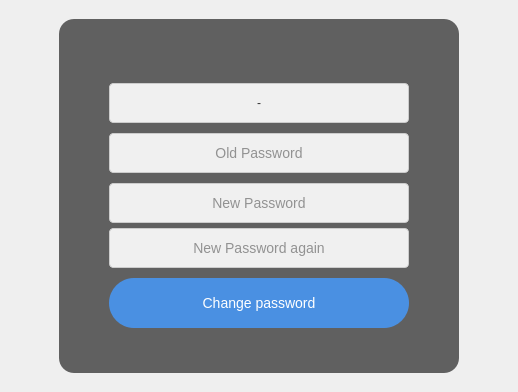
      <widget class="QWidget" name="tabChangepassword">
       <attribute name="icon">
        <iconset resource="lib_icon_InventoryManagement.qrc">
         <normaloff>:/icon/images/icon/changepassword_logo.png</normaloff>:/icon/images/icon/changepassword_logo.png</iconset>
       </attribute>
       <attribute name="title">
        <string>CHANGE PASSWORD</string>
       </attribute>
       <layout class="QVBoxLayout" name="verticalLayout_11" stretch="0">
        <property name="spacing">
         <number>5</number>
        </property>
        <property name="leftMargin">
         <number>5</number>
        </property>
        <property name="topMargin">
         <number>5</number>
        </property>
        <property name="rightMargin">
         <number>5</number>
        </property>
        <property name="bottomMargin">
         <number>5</number>
        </property>
        <item>
         <widget class="QWidget" name="horizontalWidget_Change" native="true">
          <layout class="QHBoxLayout" name="horizontalLayout_6">
           <property name="spacing">
            <number>5</number>
           </property>
           <property name="leftMargin">
            <number>5</number>
           </property>
           <property name="topMargin">
            <number>5</number>
           </property>
           <property name="rightMargin">
            <number>5</number>
           </property>
           <property name="bottomMargin">
            <number>5</number>
           </property>
           <item>
            <spacer name="horizontalSpacer_20">
             <property name="orientation">
              <enum>Qt::Horizontal</enum>
             </property>
             <property name="sizeHint" stdset="0">
              <size>
               <width>40</width>
               <height>20</height>
              </size>
             </property>
            </spacer>
           </item>
           <item>
            <widget class="QWidget" name="widgetk" native="true">
             <layout class="QVBoxLayout" name="verticalLayout_14">
              <item>
               <widget class="QWidget" name="widget_changepassword" native="true">
                <property name="sizePolicy">
                 <sizepolicy hsizetype="Fixed" vsizetype="Preferred">
                  <horstretch>0</horstretch>
                  <verstretch>0</verstretch>
                 </sizepolicy>
                </property>
                <property name="minimumSize">
                 <size>
                  <width>400</width>
                  <height>0</height>
                 </size>
                </property>
                <property name="maximumSize">
                 <size>
                  <width>600</width>
                  <height>500</height>
                 </size>
                </property>
                <property name="styleSheet">
                 <string notr="true">QWidget {
    background-color: rgba(0, 0, 0, 0.6); /* Màu nền đen mờ */
    border-radius: 15px; /* Bo góc mềm mại */
}
</string>
                </property>
                <layout class="QVBoxLayout" name="verticalLayout_15">
                 <property name="spacing">
                  <number>5</number>
                 </property>
                 <property name="leftMargin">
                  <number>5</number>
                 </property>
                 <property name="topMargin">
                  <number>5</number>
                 </property>
                 <property name="rightMargin">
                  <number>5</number>
                 </property>
                 <property name="bottomMargin">
                  <number>5</number>
                 </property>
                 <item>
                  <spacer name="verticalSpacer_12">
                   <property name="orientation">
                    <enum>Qt::Vertical</enum>
                   </property>
                   <property name="sizeType">
                    <enum>QSizePolicy::Fixed</enum>
                   </property>
                   <property name="sizeHint" stdset="0">
                    <size>
                     <width>20</width>
                     <height>20</height>
                    </size>
                   </property>
                  </spacer>
                 </item>
                 <item>
                  <layout class="QHBoxLayout" name="horizontalLayout_11">
                   <item>
                    <widget class="QLabel" name="change_logo_label">
                     <property name="sizePolicy">
                      <sizepolicy hsizetype="Fixed" vsizetype="Preferred">
                       <horstretch>0</horstretch>
                       <verstretch>0</verstretch>
                      </sizepolicy>
                     </property>
                     <property name="maximumSize">
                      <size>
                       <width>100</width>
                       <height>70</height>
                      </size>
                     </property>
                     <property name="font">
                      <font>
                       <weight>75</weight>
                       <bold>true</bold>
                      </font>
                     </property>
                     <property name="styleSheet">
                      <string notr="true">QLabel {
    background-color: transparent; /* Nền trong suốt */
}
</string>
                     </property>
                     <property name="text">
                      <string/>
                     </property>
                     <property name="pixmap">
                      <pixmap resource="lib_icon_InventoryManagement.qrc">:/icon/images/icon/logo.png</pixmap>
                     </property>
                     <property name="scaledContents">
                      <bool>true</bool>
                     </property>
                     <property name="alignment">
                      <set>Qt::AlignCenter</set>
                     </property>
                     <property name="wordWrap">
                      <bool>false</bool>
                     </property>
                    </widget>
                   </item>
                  </layout>
                 </item>
                 <item>
                  <spacer name="verticalSpacer_14">
                   <property name="orientation">
                    <enum>Qt::Vertical</enum>
                   </property>
                   <property name="sizeType">
                    <enum>QSizePolicy::Fixed</enum>
                   </property>
                   <property name="sizeHint" stdset="0">
                    <size>
                     <width>20</width>
                     <height>20</height>
                    </size>
                   </property>
                  </spacer>
                 </item>
                 <item>
                  <layout class="QHBoxLayout" name="horizontalLayout_12">
                   <item>
                    <widget class="QLabel" name="change_msnv_label">
                     <property name="sizePolicy">
                      <sizepolicy hsizetype="Fixed" vsizetype="Fixed">
                       <horstretch>0</horstretch>
                       <verstretch>0</verstretch>
                      </sizepolicy>
                     </property>
                     <property name="minimumSize">
                      <size>
                       <width>300</width>
                       <height>40</height>
                      </size>
                     </property>
                     <property name="styleSheet">
                      <string notr="true">QLabel {
    background-color: #f0f0f0;
    border: 1px solid #ccc;
    border-radius: 4px;
    padding: 4px;
    color: #333;
}

QLabel:focus {
    border: 1px solid #4a90e2;
}</string>
                     </property>
                     <property name="text">
                      <string>-</string>
                     </property>
                     <property name="alignment">
                      <set>Qt::AlignCenter</set>
                     </property>
                     <property name="margin">
                      <number>7</number>
                     </property>
                    </widget>
                   </item>
                  </layout>
                 </item>
                 <item>
                  <spacer name="verticalSpacer_15">
                   <property name="orientation">
                    <enum>Qt::Vertical</enum>
                   </property>
                   <property name="sizeType">
                    <enum>QSizePolicy::Fixed</enum>
                   </property>
                   <property name="sizeHint" stdset="0">
                    <size>
                     <width>20</width>
                     <height>5</height>
                    </size>
                   </property>
                  </spacer>
                 </item>
                 <item>
                  <layout class="QHBoxLayout" name="horizontalLayout_13">
                   <item>
                    <widget class="QLineEdit" name="change_password_old_lineedit">
                     <property name="sizePolicy">
                      <sizepolicy hsizetype="Fixed" vsizetype="Fixed">
                       <horstretch>0</horstretch>
                       <verstretch>0</verstretch>
                      </sizepolicy>
                     </property>
                     <property name="minimumSize">
                      <size>
                       <width>300</width>
                       <height>40</height>
                      </size>
                     </property>
                     <property name="font">
                      <font>
                       <pointsize>-1</pointsize>
                      </font>
                     </property>
                     <property name="styleSheet">
                      <string notr="true">QLineEdit {
    background-color: #f0f0f0;
    border: 1px solid #ccc;
    border-radius: 4px;
    padding: 4px;
    font-size: 14px;
    color: #333;
}

QLineEdit:focus {
    border: 2px solid #4a90e2; /* Màu viền khi focus */
}</string>
                     </property>
                     <property name="inputMask">
                      <string/>
                     </property>
                     <property name="maxLength">
                      <number>16</number>
                     </property>
                     <property name="echoMode">
                      <enum>QLineEdit::Password</enum>
                     </property>
                     <property name="alignment">
                      <set>Qt::AlignCenter</set>
                     </property>
                     <property name="placeholderText">
                      <string>Old Password</string>
                     </property>
                     <property name="clearButtonEnabled">
                      <bool>false</bool>
                     </property>
                    </widget>
                   </item>
                  </layout>
                 </item>
                 <item>
                  <spacer name="verticalSpacer_16">
                   <property name="orientation">
                    <enum>Qt::Vertical</enum>
                   </property>
                   <property name="sizeType">
                    <enum>QSizePolicy::Fixed</enum>
                   </property>
                   <property name="sizeHint" stdset="0">
                    <size>
                     <width>20</width>
                     <height>5</height>
                    </size>
                   </property>
                  </spacer>
                 </item>
                 <item>
                  <layout class="QHBoxLayout" name="horizontalLayout_15">
                   <item>
                    <widget class="QLineEdit" name="change_password_new_lineedit">
                     <property name="sizePolicy">
                      <sizepolicy hsizetype="Fixed" vsizetype="Fixed">
                       <horstretch>0</horstretch>
                       <verstretch>0</verstretch>
                      </sizepolicy>
                     </property>
                     <property name="minimumSize">
                      <size>
                       <width>300</width>
                       <height>40</height>
                      </size>
                     </property>
                     <property name="font">
                      <font>
                       <pointsize>-1</pointsize>
                      </font>
                     </property>
                     <property name="styleSheet">
                      <string notr="true">QLineEdit {
    background-color: #f0f0f0;
    border: 1px solid #ccc;
    border-radius: 4px;
    padding: 4px;
    font-size: 14px;
    color: #333;
}

QLineEdit:focus {
    border: 2px solid #4a90e2; /* Màu viền khi focus */
}</string>
                     </property>
                     <property name="inputMask">
                      <string/>
                     </property>
                     <property name="maxLength">
                      <number>16</number>
                     </property>
                     <property name="echoMode">
                      <enum>QLineEdit::Password</enum>
                     </property>
                     <property name="alignment">
                      <set>Qt::AlignCenter</set>
                     </property>
                     <property name="placeholderText">
                      <string>New Password</string>
                     </property>
                     <property name="clearButtonEnabled">
                      <bool>false</bool>
                     </property>
                    </widget>
                   </item>
                  </layout>
                 </item>
                 <item>
                  <layout class="QHBoxLayout" name="horizontalLayout_16">
                   <item>
                    <widget class="QLineEdit" name="change_password_new2_lineedit">
                     <property name="sizePolicy">
                      <sizepolicy hsizetype="Fixed" vsizetype="Fixed">
                       <horstretch>0</horstretch>
                       <verstretch>0</verstretch>
                      </sizepolicy>
                     </property>
                     <property name="minimumSize">
                      <size>
                       <width>300</width>
                       <height>40</height>
                      </size>
                     </property>
                     <property name="font">
                      <font>
                       <pointsize>-1</pointsize>
                      </font>
                     </property>
                     <property name="styleSheet">
                      <string notr="true">QLineEdit {
    background-color: #f0f0f0;
    border: 1px solid #ccc;
    border-radius: 4px;
    padding: 4px;
    font-size: 14px;
    color: #333;
}

QLineEdit:focus {
    border: 2px solid #4a90e2; /* Màu viền khi focus */
}</string>
                     </property>
                     <property name="inputMask">
                      <string/>
                     </property>
                     <property name="maxLength">
                      <number>16</number>
                     </property>
                     <property name="echoMode">
                      <enum>QLineEdit::Password</enum>
                     </property>
                     <property name="alignment">
                      <set>Qt::AlignCenter</set>
                     </property>
                     <property name="placeholderText">
                      <string>New Password again</string>
                     </property>
                     <property name="clearButtonEnabled">
                      <bool>false</bool>
                     </property>
                    </widget>
                   </item>
                  </layout>
                 </item>
                 <item>
                  <spacer name="verticalSpacer_19">
                   <property name="orientation">
                    <enum>Qt::Vertical</enum>
                   </property>
                   <property name="sizeType">
                    <enum>QSizePolicy::Fixed</enum>
                   </property>
                   <property name="sizeHint" stdset="0">
                    <size>
                     <width>20</width>
                     <height>5</height>
                    </size>
                   </property>
                  </spacer>
                 </item>
                 <item>
                  <layout class="QHBoxLayout" name="horizontalLayout_14">
                   <item>
                    <widget class="QPushButton" name="change_changing_button">
                     <property name="sizePolicy">
                      <sizepolicy hsizetype="Fixed" vsizetype="Maximum">
                       <horstretch>0</horstretch>
                       <verstretch>0</verstretch>
                      </sizepolicy>
                     </property>
                     <property name="minimumSize">
                      <size>
                       <width>300</width>
                       <height>50</height>
                      </size>
                     </property>
                     <property name="maximumSize">
                      <size>
                       <width>16777215</width>
                       <height>50</height>
                      </size>
                     </property>
                     <property name="sizeIncrement">
                      <size>
                       <width>0</width>
                       <height>40</height>
                      </size>
                     </property>
                     <property name="font">
                      <font>
                       <pointsize>-1</pointsize>
                      </font>
                     </property>
                     <property name="cursor">
                      <cursorShape>PointingHandCursor</cursorShape>
                     </property>
                     <property name="styleSheet">
                      <string notr="true">/* QPushButton styling */
QPushButton {
    background-color: #4a90e2;
    border: none;
    border-radius: 25px;
    color: #fff;
    font-size: 14px;
    padding: 6px 12px;
}

QPushButton:hover {
    background-color: #357ab7;
	font: 75 16pt;
}

QPushButton:pressed {
    background-color: #2a6cae;
}

QPushButton:disabled {
    background-color: #ccc;
    color: #666;
}</string>
                     </property>
                     <property name="text">
                      <string>Change password</string>
                     </property>
                     <property name="iconSize">
                      <size>
                       <width>32</width>
                       <height>32</height>
                      </size>
                     </property>
                    </widget>
                   </item>
                  </layout>
                 </item>
                 <item>
                  <spacer name="verticalSpacer_17">
                   <property name="orientation">
                    <enum>Qt::Vertical</enum>
                   </property>
                   <property name="sizeHint" stdset="0">
                    <size>
                     <width>20</width>
                     <height>40</height>
                    </size>
                   </property>
                  </spacer>
                 </item>
                </layout>
               </widget>
              </item>
             </layout>
            </widget>
           </item>
           <item>
            <spacer name="horizontalSpacer_21">
             <property name="orientation">
              <enum>Qt::Horizontal</enum>
             </property>
             <property name="sizeHint" stdset="0">
              <size>
               <width>40</width>
               <height>20</height>
              </size>
             </property>
            </spacer>
           </item>
          </layout>
         </widget>
        </item>
       </layout>
      </widget>
